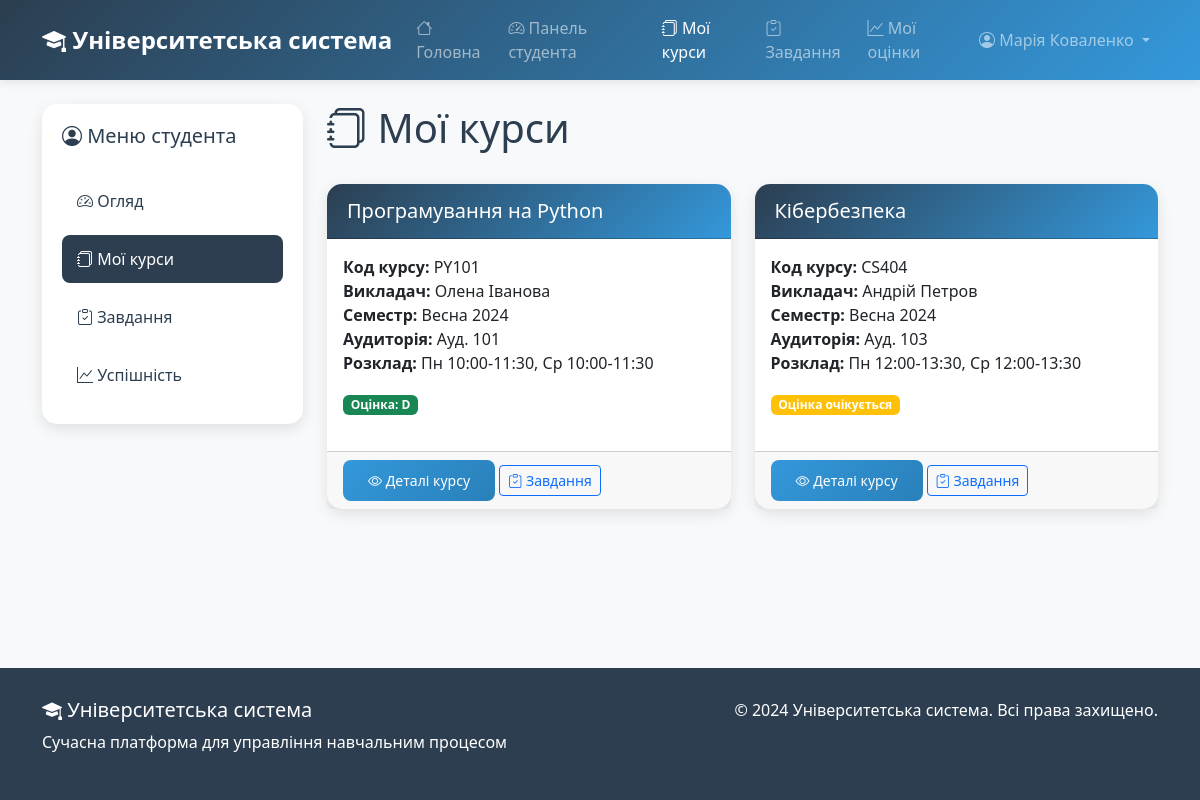
The page /student/courses/ (signed in) on the database its author committed.
### lms/models.py (models this page shows, shortened)
class Enrollment(models.Model):
    student = models.ForeignKey(Student, on_delete=models.CASCADE, verbose_name=_("студент"))
    class_enrolled = models.ForeignKey(Class, on_delete=models.CASCADE, verbose_name=_("заняття"))
    enrollment_date = models.DateField(auto_now_add=True, verbose_name=_("дата запису"))
    grade = models.CharField(max_length=2, blank=True, null=True, verbose_name=_("оцінка"))
    class Meta:
        unique_together = ('student', 'class_enrolled')
        verbose_name = _("запис")
        verbose_name_plural = _("записи")

class Class(models.Model):
    course = models.ForeignKey(Course, on_delete=models.CASCADE, verbose_name=_("курс"))
    professor = models.ForeignKey(Professor, on_delete=models.CASCADE, verbose_name=_("викладач"))
    semester = models.CharField(max_length=20, verbose_name=_("семестр"))
    schedule = models.CharField(max_length=100, verbose_name=_("розклад"))
    classroom = models.CharField(max_length=50, verbose_name=_("аудиторія"))
    class Meta:
        verbose_name = _("заняття")
        verbose_name_plural = _("заняття")

class Course(models.Model):
    name = models.CharField(max_length=100, verbose_name=_("назва"))
    code = models.CharField(max_length=10, unique=True, verbose_name=_("код"))
    description = models.TextField(verbose_name=_("опис"))
    credits = models.IntegerField(
        validators=[MinValueValidator(1), MaxValueValidator(10)],
        verbose_name=_("кредити")
    )
    department = models.ForeignKey(Department, on_delete=models.CASCADE, verbose_name=_("кафедра"))
    class Meta:
        verbose_name = _("курс")
        verbose_name_plural = _("курси")

class Professor(models.Model):
    user = models.OneToOneField(User, on_delete=models.CASCADE, verbose_name=_("користувач"))
    department = models.ForeignKey(Department, on_delete=models.CASCADE, verbose_name=_("кафедра"))
    office = models.CharField(max_length=50, verbose_name=_("офіс"))
    class Meta:
        verbose_name = _("викладач")
        verbose_name_plural = _("викладачі")

### lms/views.py (the view)
# urls.py: path('student/courses/', views.student_courses, name='student_courses'),
@login_required
def student_courses(request):
    try:
        student = request.user.student
    except Student.DoesNotExist:
        return HttpResponseForbidden("Доступ запрещен")
    enrollments = Enrollment.objects.filter(student=student).select_related('class_enrolled')
    return render(request, 'lms/student_courses.html', {
        'enrollments': enrollments
    })

### lms/templates/lms/student_courses.html (shortened to what this page needs)
{% extends 'lms/base.html' %}
{% block content %}
<div class="container mt-4">
    <div class="row">
        <div class="col-md-3">
            <div class="sidebar">
                <h5 class="mb-4"><i class="bi bi-person-circle"></i> Меню студента</h5>
                <ul class="nav flex-column">
                    <li class="nav-item">
                        <a class="nav-link" href="{% url 'student_dashboard' %}">
                            <i class="bi bi-speedometer2"></i> Огляд
                        </a>
                    </li>
                    <li class="nav-item">
                        <a class="nav-link active" href="{% url 'student_courses' %}">
                            <i class="bi bi-journals"></i> Мої курси
                        </a>
                    </li>
                    <li class="nav-item">
                        <a class="nav-link" href="{% url 'student_assignments' %}">
                            <i class="bi bi-clipboard-check"></i> Завдання
                        </a>
                    </li>
                    <li class="nav-item">
                        <a class="nav-link" href="{% url 'student_grades' %}">
                            <i class="bi bi-graph-up"></i> Успішність
                        </a>
                    </li>
                </ul>
            </div>
        </div>
        <div class="col-md-9">
            <div class="d-flex justify-content-between align-items-center mb-4">
                <h1><i class="bi bi-journals"></i> Мої курси</h1>
            </div>
            {% if enrollments %}
                <div class="row">
                    {% for enrollment in enrollments %}
                    <div class="col-md-6 mb-4">
                        <div class="card h-100">
                            <div class="card-header">
                                <h5 class="card-title mb-0">{{ enrollment.class_enrolled.course.name }}</h5>
                            </div>
                            <div class="card-body">
                                <p class="card-text">
                                    <strong>Код курсу:</strong> {{ enrollment.class_enrolled.course.code }}<br>
                                    <strong>Викладач:</strong> {{ enrollment.class_enrolled.professor.user.get_full_name }}<br>
                                    <strong>Семестр:</strong> {{ enrollment.class_enrolled.semester }}<br>
                                    <strong>Аудиторія:</strong> {{ enrollment.class_enrolled.classroom }}<br>
                                    <strong>Розклад:</strong> {{ enrollment.class_enrolled.schedule }}
                                </p>
                                {% if enrollment.grade %}
                                    <span class="badge bg-success">Оцінка: {{ enrollment.grade }}</span>
                                {% else %}
                                    <span class="badge bg-warning">Оцінка очікується</span>
                                {% endif %}
                            </div>
                            <div class="card-footer">
                                <a href="{% url 'class_detail' enrollment.class_enrolled.id %}" class="btn btn-primary btn-sm">
                                    <i class="bi bi-eye"></i> Деталі курсу
                                </a>
                                <a href="{% url 'class_assignments' enrollment.class_enrolled.id %}" class="btn btn-outline-primary btn-sm">
                                    <i class="bi bi-clipboard-check"></i> Завдання
                                </a>
                            </div>
                        </div>
                    </div>
                    {% endfor %}
                </div>
            {% else %}
                <div class="alert alert-info">
                    <i class="bi bi-info-circle"></i> Ви ще не записані на жоден курс.
                </div>
            {% endif %}
        </div>
    </div>
</div>
{% endblock %}

### lms/templates/lms/base.html (shortened to what this page needs)
<!DOCTYPE html>
<html lang="uk">
<head>
    <link href="https://cdn.jsdelivr.net/npm/bootstrap@5.3.0/dist/css/bootstrap.min.css" rel="stylesheet">
    <link rel="stylesheet" href="https://cdn.jsdelivr.net/npm/bootstrap-icons@1.10.0/font/bootstrap-icons.css">
</head>
<body>
<nav class="navbar navbar-expand-lg navbar-dark" style="background: linear-gradient(135deg, var(--primary-color), var(--secondary-color));">
    <div class="container">
        <a class="navbar-brand" href="{% url 'home' %}">
            <i class="bi bi-mortarboard-fill"></i> Університетська система
        </a>
        <div class="collapse navbar-collapse" id="navbarNav">
            <ul class="navbar-nav me-auto">
                <li class="nav-item">
                    <a class="nav-link" href="{% url 'home' %}"><i class="bi bi-house"></i> Головна</a>
                </li>
                {% if user.is_authenticated %}
                {% if user.is_staff or user.professor %}
                <li class="nav-item">
                    <a class="nav-link" href="{% url 'professor_dashboard' %}"><i class="bi bi-speedometer2"></i> Панель викладача</a>
                </li>
                <li class="nav-item">
                    <a class="nav-link" href="{% url 'class_list' %}"><i class="bi bi-journals"></i> Мої курси</a>
                </li>
                <li class="nav-item">
                    <a class="nav-link" href="{% url 'professor_grades' %}"><i class="bi bi-clipboard-data"></i> Управління оцінками</a>
                </li>
                {% else %}
                <li class="nav-item">
                    <a class="nav-link" href="{% url 'student_dashboard' %}"><i class="bi bi-speedometer2"></i> Панель студента</a>
                </li>
                <li class="nav-item">
                    <a class="nav-link" href="{% url 'student_courses' %}"><i class="bi bi-journals"></i> Мої курси</a>
                </li>
                <li class="nav-item">
                    <a class="nav-link" href="{% url 'student_assignments' %}"><i class="bi bi-clipboard-check"></i> Завдання</a>
                </li>
                <li class="nav-item">
                    <a class="nav-link" href="{% url 'student_grades' %}"><i class="bi bi-graph-up"></i> Мої оцінки</a>
                </li>
                {% endif %}
                {% endif %}
            </ul>
            <ul class="navbar-nav">
                {% if user.is_authenticated %}
                <li class="nav-item dropdown">
                    <a class="nav-link dropdown-toggle" href="#" id="navbarDropdown" role="button" data-bs-toggle="dropdown">
                        <i class="bi bi-person-circle"></i> {{ user.get_full_name|default:user.username }}
                    </a>
                </li>
                {% else %}
                <li class="nav-item">
                    <a class="nav-link" href="{% url 'login' %}">
                        <i class="bi bi-box-arrow-in-right"></i> Увійти
                    </a>
                </li>
                {% endif %}
            </ul>
        </div>
    </div>
</nav>
<main class="fade-in">
    {% block content %}
    {% endblock %}
</main>
<footer class="footer mt-auto">
    <div class="container">
        <div class="row">
            <div class="col-md-6">
                <h5><i class="bi bi-mortarboard-fill"></i> Університетська система</h5>
                <p>Сучасна платформа для управління навчальним процесом</p>
            </div>
            <div class="col-md-6 text-md-end">
                <p>&copy; 2024 Університетська система. Всі права захищено.</p>
            </div>
        </div>
    </div>
</footer>
</body>
</html>

### lms/templates/lms/base.html (style rules this page uses)
:root { --primary-color: #2c3e50; --secondary-color: #3498db; --accent-color: #e74c3c; --light-bg: #f8f9fa; --dark-text: #2c3e50; --success-color: #27ae60; --warning-color: #f39c12; --info-color: #17a2b8; }
body { background-color: var(--light-bg); font-family: 'Segoe UI', Tahoma, Geneva, Verdana, sans-serif; color: var(--dark-text); min-height: 100vh; display: flex; flex-direction: column; }
main { flex: 1; }
.navbar-brand { font-weight: bold; font-size: 1.5rem; }
.card { border: none; border-radius: 15px; box-shadow: 0 5px 15px rgba(0,0,0,0.1); transition: transform 0.3s ease, box-shadow 0.3s ease; margin-bottom: 20px; }
.card-header { background: linear-gradient(135deg, var(--primary-color), var(--secondary-color)); color: white; border-radius: 15px 15px 0 0 !important; padding: 15px 20px; font-weight: 600; }
.btn-primary { background: linear-gradient(135deg, var(--secondary-color), #2980b9); border: none; border-radius: 8px; padding: 10px 25px; font-weight: 500; transition: all 0.3s ease; }
.sidebar { background: white; border-radius: 15px; box-shadow: 0 5px 15px rgba(0,0,0,0.1); padding: 20px; position: sticky; top: 20px; }
.sidebar .nav-link { color: var(--dark-text); padding: 12px 15px; margin: 5px 0; border-radius: 8px; transition: all 0.3s ease; font-weight: 500; }
.sidebar .nav-link.active { background-color: var(--primary-color); color: white; }
.footer { background: var(--primary-color); color: white; padding: 30px 0; margin-top: 50px; }
.navbar { box-shadow: 0 2px 10px rgba(0,0,0,0.1); }
.nav-link { font-weight: 500; transition: all 0.3s ease; }
.fade-in { animation: fadeIn 0.5s ease-out; }

### rows shown on the page
Enrollment: class_enrolled.course.name "Програмування на Python", class_enrolled.course.code "PY101", class_enrolled.professor.user.get_full_name "Олена Іванова", class_enrolled.semester "Весна 2024", class_enrolled.classroom "Ауд. 101", class_enrolled.schedule "Пн 10:00-11:30, Ср 10:00-11:30", grade "D"
Enrollment: class_enrolled.course.name "Кібербезпека", class_enrolled.course.code "CS404", class_enrolled.professor.user.get_full_name "Андрій Петров", class_enrolled.semester "Весна 2024", class_enrolled.classroom "Ауд. 103", class_enrolled.schedule "Пн 12:00-13:30, Ср 12:00-13:30", shows "Оцінка очікується"

### other values the page prints
{{ user.get_full_name|default:user.username }} "Марія Коваленко"
